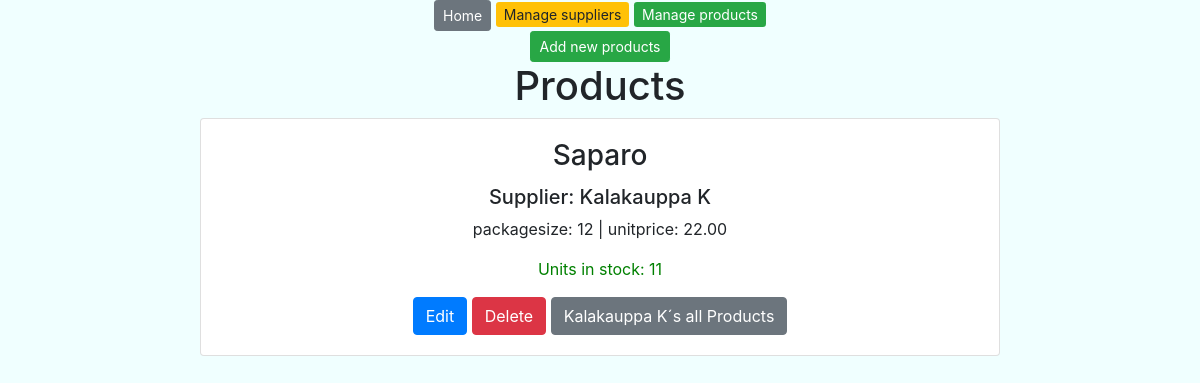
Before: /products.html/ with the older database file.
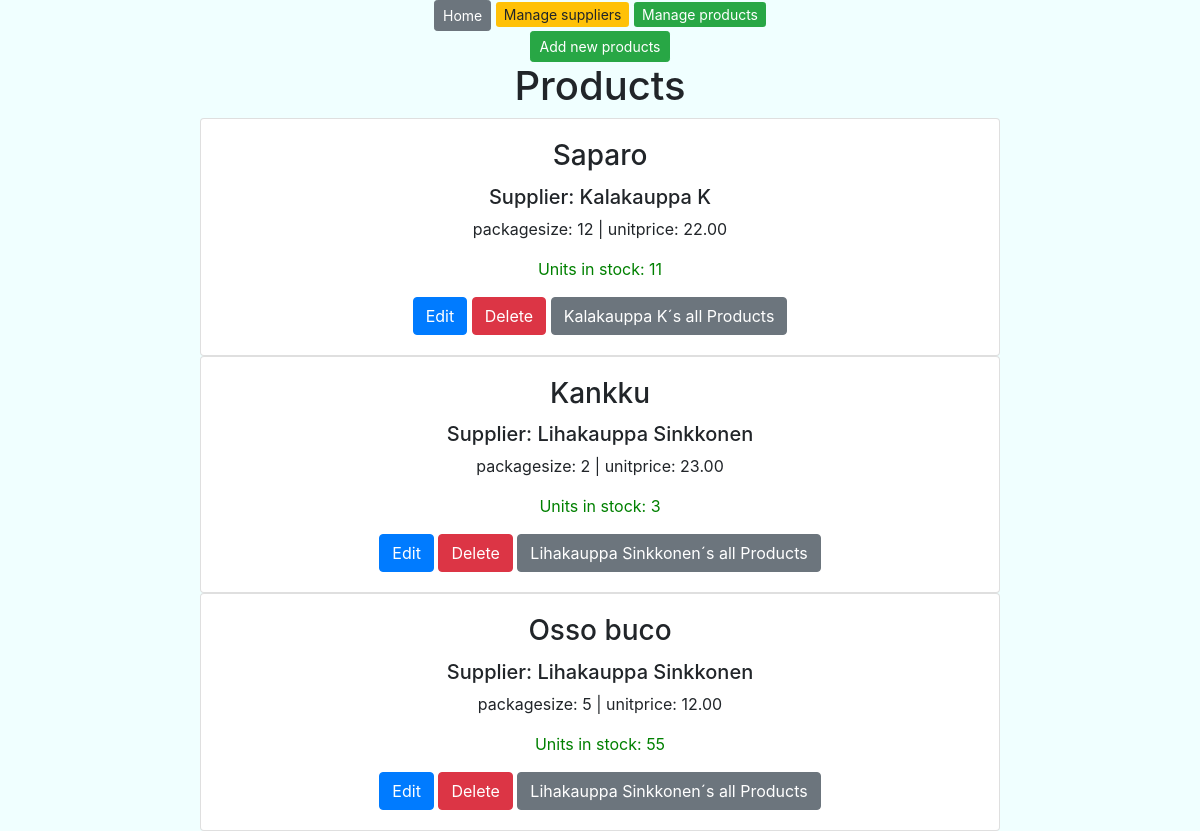
After: the same page with the newer database file.
### app/models.py (models this page shows)
class Product(models.Model):
    productname = models.CharField(max_length = 20, default = "laku")
    packagesize = models.CharField(max_length = 20, default = 3)
    unitprice = models.DecimalField(max_digits=8, decimal_places=2, default=1.00)
    unitsinstock = models.IntegerField(default = 3)
    supplier = models.ForeignKey(Supplier, on_delete=models.CASCADE)

class Supplier(models.Model):
    companyname = models.CharField(max_length = 50, default="firma")
    contactname = models.CharField(max_length = 50, default="firma")
    address = models.CharField(max_length = 100, default="firma")
    phone = models.CharField(max_length = 20, default="firma")
    email = models.CharField(max_length = 50, default="firma")
    country = models.CharField(max_length = 50, default="firma")

### app/views.py (the view)
# urls.py: path('products.html/', productlistview),
def productlistview(request):
        productlist = Product.objects.all()
        supplierlist = Supplier.objects.all()
        context = {'products': productlist, 'suppliers': supplierlist}
        return render (request,"products.html",context)

### app/templates/products.html (shortened to what this page needs)
{% extends 'index.html' %}
{% block content %}
<button id="add-btn" class="btn btn-success btn-sm" onclick="showaddform()">Add new products</button>
<h1>Products</h1>
{% for p in products %}
<div class="card" style="width: 50rem;">
    <div class="card-body">
        <h3 class="card-title">{{p.productname}} </h3>
        <h5 class="card-text">Supplier: {{p.supplier.companyname}}</h5>
        <p class="card-text">packagesize: {{p.packagesize}} | unitprice: {{p.unitprice}}</p>
        <p class="card-text" style="color: green;">Units in stock: {{p.unitsinstock}}</p>
        <a href="/edit-product-get/{{p.id}}/" class="btn btn-primary">Edit</a>
        <a href="/delete-product/{{p.id}}/" class="btn btn-danger">Delete</a>
        <a href="/products-by-supplier/{{p.supplier.id}}/" class="btn btn-secondary">{{p.supplier.companyname}}´s all
            Products</a>
    </div>
</div>
{% empty %}
<div class="card" style="width: 50rem;">
    <div class="card-body">
        <p class="card-text">No products found in the database </p>
    </div>
</div>
{% endfor %}
{% endblock %}

### app/templates/index.html (shortened to what this page needs)
<!DOCTYPE html>
<html>
  <head>
    <link rel="stylesheet" href="https://stackpath.bootstrapcdn.com/bootstrap/4.5.0/css/bootstrap.min.css">
    <link rel="stylesheet" href="https://cdnjs.cloudflare.com/ajax/libs/font-awesome/5.11.2/css/all.min.css">
  </head>
  <body style="background-color: azure;">
    <div class="container">
        <center>
          <nav>
            <div>
              <a class="btn btn-secondary btn-sm" href="/">Home</a>
              <a class ="btn-warning btn-sm" href="/suppliers.html">Manage suppliers</a>
              <a class ="btn-success btn-sm" href="/products.html">Manage products</a>
            </div>
          </nav>
            {% block content %}
            {% endblock %}
        </center>
    </div>
  </body>
</html>

Changed rows visible on the page:
added Product: productname "Kankku", supplier.companyname "Lihakauppa Sinkkonen", packagesize "2", unitprice "23.00", unitsinstock "3"
added Product: productname "Osso buco", supplier.companyname "Lihakauppa Sinkkonen", packagesize "5", unitprice "12.00", unitsinstock "55"
